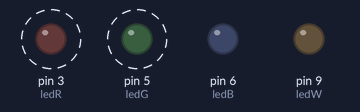
This sketch was run on a simulated Arduino Uno, built with avr-gcc and run on an emulated ATmega328P. Shown: output pins drawn as LEDs (lit = HIGH). Dashed ring = blinking.

Above: at 0.2 s.
Timing chart, 0 to 3.0 s (numbered marks = the images above):
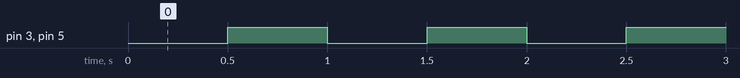

The sketch:

MainLoop_functional__3_28_16.ino
```cpp
//Nick Turner
//LED Control
//3-28-2016
//Ver:1.0


// Set the initial state of the LED cathodes.
int ledState = LOW;
int ledState2 = LOW;
int ledState3 = LOW;
int flag = 0;
// Initialize the LED cathodes to specific PWM pins on the Lilypad.
int ledR = 3;
int ledG = 5;
int ledB = 6;
int ledW = 9;

int brightness = 0;    // how bright the LED is
int color = 0;  //the hex command converted to binary
int fadeAmount = 5;    // how many points to fade the LED by
unsigned long previousMillis = 0;        // will store last time LED was updated
unsigned long previousMillis2 = 0;
unsigned long previousMillis3 = 0;


//The following are commands received from the smartphone, transmitted commands,and stored commands.
unsigned long incomingCommand = 0xFFFFFFFF;
unsigned long outgoingCommand = 0xFFFFFFFF;
unsigned long oldCommand = 0x00000000;

//Least significant character is is blink rate (0 = no blink, 1 = 100ms blink rate, F = 1.6 second blink rate)
//2nd character is color (0 = none, 1 = white, 2 = blue, 4 = green, 8 = red, A = purple, C = yellow, F = all on)
//3rd and 4th character is brightness (0 to 255)
unsigned long newCommand = 0xFFFFFFC5;

int colorCommand = 0;
int brightCommand = 0;
int blinkCommand = 0;


//Initialize the color variables.
int colorR = 0;
int colorG = 0;
int colorB = 0;
int colorW = 0;

void setup() {
  pinMode(ledW, OUTPUT);
  pinMode(ledR, OUTPUT);
  pinMode(ledG, OUTPUT);
  pinMode(ledB, OUTPUT);

  //Serial.begin(9600);
}

void loop() {
  // put your main code here, to run repeatedly:

unsigned long currentMillis = millis();
//Receive: Receives command from smartphone

/*
Serial.println(newCommand);
Serial.println(oldCommand);
delay(1000);*/

//ParseCommand: Check to see if command is new and break the command into the blink, brightness, and color commands. Also stores the current command to check against incoming commands.

if (newCommand >= oldCommand){
  oldCommand = newCommand;
  blinkCommand = newCommand%16;
  newCommand = newCommand/16;
  colorCommand = newCommand%16;
  newCommand = newCommand/16;
  brightCommand = newCommand%256;
  newCommand = oldCommand;
  //delay(1000);
}


/*Serial.println("space");
Serial.println(newCommand);
Serial.println(oldCommand);
delay(1000);*/


//-----------------------------------------------------------------------------------------------
//ExecuteCommand: Execute the command


/*
char *ptr;
String str1 = String(brightCommand);
const char *s = str1.c_str();
brightness = strtol(s,&ptr,10);*/

//Set the interval to blink, max of 1.6 seconds, min of 100ms
int interval = blinkCommand*100;

//Check to see if LED needs to blink before setting color and brightness
if (currentMillis - previousMillis >= interval) {
//Color: Changes the color of the LED according to the instructions received. Also sets the desired brighness.
    if(colorCommand == 0x1)
    {

        if (ledState == LOW) {
          analogWrite(ledW, brightCommand);
          ledState = HIGH;
        } else {
          analogWrite(ledW,0);
          ledState = LOW;
        }

    }

    else if (colorCommand == 0x2)
    {
        if (ledState == LOW) {
          analogWrite(ledB, brightCommand);
          ledState = HIGH;
        } else {
          analogWrite(ledB,0);
          ledState = LOW;
        }
    }
    else if (colorCommand == 0x4)
    {
        if (ledState == LOW) {
          analogWrite(ledG, brightCommand);
          ledState = HIGH;
        } else {
          analogWrite(ledG,0);
          ledState = LOW;
        }
    }
    else if (colorCommand == 0x8)
    {
        if (ledState == LOW) {
          analogWrite(ledR, brightCommand);
          ledState = HIGH;
        } else {
          analogWrite(ledR,0);
          ledState = LOW;
        }
    }
    else if (colorCommand == 0xA)
    {
        if (ledState == LOW) {
          analogWrite(ledR, brightCommand);
          analogWrite(ledB, brightCommand);
          ledState = HIGH;
        } else {
          analogWrite(ledR,0);
          analogWrite(ledB,0);
          ledState = LOW;
        }
    }
    else if (colorCommand == 0xC)
    {
        if (ledState == LOW) {
          analogWrite(ledR, brightCommand);
          analogWrite(ledG, brightCommand);
          ledState = HIGH;
        } else {
          analogWrite(ledG,0);
          analogWrite(ledR,0);
          ledState = LOW;
        }
    }
    else if (colorCommand == 0xF)
    {
        if (ledState == LOW) {
          analogWrite(ledR, brightCommand);
          analogWrite(ledG, brightCommand);
          analogWrite(ledB, brightCommand);
          analogWrite(ledW, brightCommand);
          ledState = HIGH;
        } else {
          analogWrite(ledR, 0);
          analogWrite(ledG, 0);
          analogWrite(ledB, 0);
          analogWrite(ledW, 0);
          ledState = LOW;
        }
    }
    // save the last time you blinked the LED
    previousMillis = currentMillis;
  }
}

//-----------------------------------------------------------------------------------------------------------------

//Transmit: This will package the new instruction and transmit it to other devices in range.

//Sleep? Sleeps for a specified amount of time in between commands.
```

Measured:
- by itself, pin 3 (ledR), pin 5 (ledG): alternates HIGH for 0.50 s and LOW for 0.50 s
